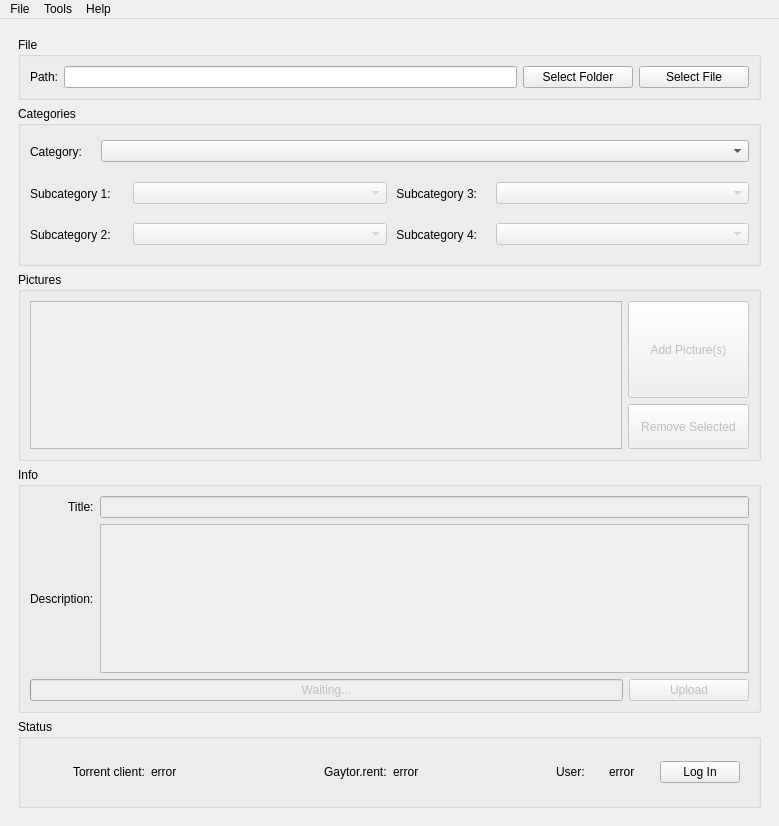
<?xml version="1.0" encoding="UTF-8"?>
<ui version="4.0">
 <class>MainWindow</class>
 <widget class="QMainWindow" name="MainWindow">
  <property name="geometry">
   <rect>
    <x>0</x>
    <y>0</y>
    <width>779</width>
    <height>826</height>
   </rect>
  </property>
  <property name="sizePolicy">
   <sizepolicy hsizetype="Expanding" vsizetype="Preferred">
    <horstretch>0</horstretch>
    <verstretch>0</verstretch>
   </sizepolicy>
  </property>
  <property name="minimumSize">
   <size>
    <width>0</width>
    <height>0</height>
   </size>
  </property>
  <property name="windowTitle">
   <string>GayTor.rent Upload Utility</string>
  </property>
  <property name="windowIcon">
   <iconset>
    <normaloff>../icon/guu.png</normaloff>../icon/guu.png</iconset>
  </property>
  <widget class="QWidget" name="centralwidget">
   <property name="minimumSize">
    <size>
     <width>627</width>
     <height>729</height>
    </size>
   </property>
   <layout class="QVBoxLayout" name="verticalLayout">
    <item>
     <widget class="QWidget" name="guu" native="true">
      <property name="minimumSize">
       <size>
        <width>0</width>
        <height>0</height>
       </size>
      </property>
      <layout class="QVBoxLayout" name="verticalLayout_5">
       <item>
        <widget class="QGroupBox" name="fileBox">
         <property name="minimumSize">
          <size>
           <width>0</width>
           <height>0</height>
          </size>
         </property>
         <property name="maximumSize">
          <size>
           <width>16777215</width>
           <height>16777215</height>
          </size>
         </property>
         <property name="title">
          <string>File</string>
         </property>
         <layout class="QVBoxLayout" name="verticalLayout_6">
          <item>
           <widget class="QWidget" name="widget_6" native="true">
            <layout class="QHBoxLayout" name="horizontalLayout_2">
             <property name="leftMargin">
              <number>0</number>
             </property>
             <property name="topMargin">
              <number>0</number>
             </property>
             <property name="rightMargin">
              <number>0</number>
             </property>
             <property name="bottomMargin">
              <number>0</number>
             </property>
             <item>
              <widget class="QLabel" name="pathLabel">
               <property name="text">
                <string>Path:</string>
               </property>
              </widget>
             </item>
             <item>
              <widget class="QLineEdit" name="path"/>
             </item>
             <item>
              <widget class="QPushButton" name="fldrSelBtn">
               <property name="minimumSize">
                <size>
                 <width>110</width>
                 <height>0</height>
                </size>
               </property>
               <property name="text">
                <string>Select Folder</string>
               </property>
              </widget>
             </item>
             <item>
              <widget class="QPushButton" name="fileSelBtn">
               <property name="minimumSize">
                <size>
                 <width>110</width>
                 <height>0</height>
                </size>
               </property>
               <property name="text">
                <string>Select File</string>
               </property>
              </widget>
             </item>
            </layout>
           </widget>
          </item>
         </layout>
        </widget>
       </item>
       <item>
        <widget class="QGroupBox" name="categoriesBox">
         <property name="minimumSize">
          <size>
           <width>0</width>
           <height>160</height>
          </size>
         </property>
         <property name="maximumSize">
          <size>
           <width>16777215</width>
           <height>165</height>
          </size>
         </property>
         <property name="title">
          <string>Categories</string>
         </property>
         <layout class="QVBoxLayout" name="verticalLayout_4">
          <item>
           <widget class="QWidget" name="catWidget1" native="true">
            <property name="maximumSize">
             <size>
              <width>16777215</width>
              <height>40</height>
             </size>
            </property>
            <layout class="QHBoxLayout" name="horizontalLayout">
             <property name="leftMargin">
              <number>0</number>
             </property>
             <property name="topMargin">
              <number>0</number>
             </property>
             <property name="rightMargin">
              <number>0</number>
             </property>
             <property name="bottomMargin">
              <number>0</number>
             </property>
             <item>
              <widget class="QLabel" name="catLabel">
               <property name="minimumSize">
                <size>
                 <width>65</width>
                 <height>31</height>
                </size>
               </property>
               <property name="maximumSize">
                <size>
                 <width>65</width>
                 <height>31</height>
                </size>
               </property>
               <property name="text">
                <string>Category:</string>
               </property>
              </widget>
             </item>
             <item>
              <widget class="QComboBox" name="category">
               <property name="minimumSize">
                <size>
                 <width>0</width>
                 <height>0</height>
                </size>
               </property>
              </widget>
             </item>
            </layout>
           </widget>
          </item>
          <item>
           <widget class="QWidget" name="catWidget2" native="true">
            <property name="minimumSize">
             <size>
              <width>0</width>
              <height>80</height>
             </size>
            </property>
            <layout class="QGridLayout" name="gridLayout">
             <property name="leftMargin">
              <number>0</number>
             </property>
             <property name="topMargin">
              <number>0</number>
             </property>
             <property name="rightMargin">
              <number>0</number>
             </property>
             <property name="bottomMargin">
              <number>0</number>
             </property>
             <property name="horizontalSpacing">
              <number>6</number>
             </property>
             <item row="0" column="0">
              <widget class="QLabel" name="sc1Label">
               <property name="minimumSize">
                <size>
                 <width>97</width>
                 <height>31</height>
                </size>
               </property>
               <property name="maximumSize">
                <size>
                 <width>97</width>
                 <height>31</height>
                </size>
               </property>
               <property name="text">
                <string>Subcategory 1:</string>
               </property>
              </widget>
             </item>
             <item row="0" column="1">
              <widget class="QComboBox" name="subcategory1">
               <property name="enabled">
                <bool>false</bool>
               </property>
               <property name="minimumSize">
                <size>
                 <width>0</width>
                 <height>0</height>
                </size>
               </property>
              </widget>
             </item>
             <item row="0" column="2">
              <widget class="QLabel" name="sc3Label">
               <property name="minimumSize">
                <size>
                 <width>97</width>
                 <height>31</height>
                </size>
               </property>
               <property name="maximumSize">
                <size>
                 <width>97</width>
                 <height>31</height>
                </size>
               </property>
               <property name="text">
                <string> Subcategory 3:</string>
               </property>
              </widget>
             </item>
             <item row="0" column="3">
              <widget class="QComboBox" name="subcategory3">
               <property name="enabled">
                <bool>false</bool>
               </property>
               <property name="minimumSize">
                <size>
                 <width>0</width>
                 <height>0</height>
                </size>
               </property>
              </widget>
             </item>
             <item row="1" column="0">
              <widget class="QLabel" name="sc2Label">
               <property name="minimumSize">
                <size>
                 <width>97</width>
                 <height>31</height>
                </size>
               </property>
               <property name="maximumSize">
                <size>
                 <width>97</width>
                 <height>31</height>
                </size>
               </property>
               <property name="text">
                <string>Subcategory 2:</string>
               </property>
              </widget>
             </item>
             <item row="1" column="1">
              <widget class="QComboBox" name="subcategory2">
               <property name="enabled">
                <bool>false</bool>
               </property>
               <property name="minimumSize">
                <size>
                 <width>0</width>
                 <height>0</height>
                </size>
               </property>
              </widget>
             </item>
             <item row="1" column="2">
              <widget class="QLabel" name="sc4Label">
               <property name="minimumSize">
                <size>
                 <width>97</width>
                 <height>31</height>
                </size>
               </property>
               <property name="maximumSize">
                <size>
                 <width>97</width>
                 <height>31</height>
                </size>
               </property>
               <property name="text">
                <string> Subcategory 4:</string>
               </property>
              </widget>
             </item>
             <item row="1" column="3">
              <widget class="QComboBox" name="subcategory4">
               <property name="enabled">
                <bool>false</bool>
               </property>
               <property name="minimumSize">
                <size>
                 <width>0</width>
                 <height>0</height>
                </size>
               </property>
              </widget>
             </item>
            </layout>
           </widget>
          </item>
         </layout>
        </widget>
       </item>
       <item>
        <widget class="QGroupBox" name="picturesBox">
         <property name="minimumSize">
          <size>
           <width>0</width>
           <height>144</height>
          </size>
         </property>
         <property name="title">
          <string>Pictures</string>
         </property>
         <layout class="QHBoxLayout" name="horizontalLayout_3">
          <item>
           <widget class="QListWidget" name="picTable">
            <property name="enabled">
             <bool>false</bool>
            </property>
            <property name="dragEnabled">
             <bool>true</bool>
            </property>
            <property name="dragDropMode">
             <enum>QAbstractItemView::DragDrop</enum>
            </property>
            <property name="selectionMode">
             <enum>QAbstractItemView::MultiSelection</enum>
            </property>
            <property name="selectionBehavior">
             <enum>QAbstractItemView::SelectRows</enum>
            </property>
            <property name="spacing">
             <number>2</number>
            </property>
            <property name="selectionRectVisible">
             <bool>true</bool>
            </property>
           </widget>
          </item>
          <item>
           <widget class="QWidget" name="picWidget" native="true">
            <property name="minimumSize">
             <size>
              <width>121</width>
              <height>103</height>
             </size>
            </property>
            <layout class="QVBoxLayout" name="verticalLayout_2">
             <property name="leftMargin">
              <number>0</number>
             </property>
             <property name="topMargin">
              <number>0</number>
             </property>
             <property name="rightMargin">
              <number>0</number>
             </property>
             <property name="bottomMargin">
              <number>0</number>
             </property>
             <item>
              <widget class="QPushButton" name="addPicBtn">
               <property name="enabled">
                <bool>false</bool>
               </property>
               <property name="sizePolicy">
                <sizepolicy hsizetype="Minimum" vsizetype="MinimumExpanding">
                 <horstretch>0</horstretch>
                 <verstretch>0</verstretch>
                </sizepolicy>
               </property>
               <property name="minimumSize">
                <size>
                 <width>120</width>
                 <height>60</height>
                </size>
               </property>
               <property name="maximumSize">
                <size>
                 <width>16777215</width>
                 <height>16777215</height>
                </size>
               </property>
               <property name="sizeIncrement">
                <size>
                 <width>2</width>
                 <height>1</height>
                </size>
               </property>
               <property name="text">
                <string>Add Picture(s)</string>
               </property>
              </widget>
             </item>
             <item>
              <widget class="QPushButton" name="rmPicBtn">
               <property name="enabled">
                <bool>false</bool>
               </property>
               <property name="sizePolicy">
                <sizepolicy hsizetype="Minimum" vsizetype="Minimum">
                 <horstretch>0</horstretch>
                 <verstretch>0</verstretch>
                </sizepolicy>
               </property>
               <property name="minimumSize">
                <size>
                 <width>120</width>
                 <height>45</height>
                </size>
               </property>
               <property name="sizeIncrement">
                <size>
                 <width>1</width>
                 <height>1</height>
                </size>
               </property>
               <property name="text">
                <string>Remove Selected</string>
               </property>
              </widget>
             </item>
            </layout>
           </widget>
          </item>
         </layout>
        </widget>
       </item>
       <item>
        <widget class="QGroupBox" name="infoBox">
         <property name="minimumSize">
          <size>
           <width>0</width>
           <height>210</height>
          </size>
         </property>
         <property name="maximumSize">
          <size>
           <width>16777215</width>
           <height>16777215</height>
          </size>
         </property>
         <property name="title">
          <string>Info</string>
         </property>
         <layout class="QVBoxLayout" name="verticalLayout_3">
          <item>
           <widget class="QWidget" name="widget" native="true">
            <layout class="QGridLayout" name="gridLayout_2">
             <property name="leftMargin">
              <number>0</number>
             </property>
             <property name="topMargin">
              <number>0</number>
             </property>
             <property name="rightMargin">
              <number>0</number>
             </property>
             <property name="bottomMargin">
              <number>0</number>
             </property>
             <item row="2" column="0" alignment="Qt::AlignRight">
              <widget class="QLabel" name="descLabel">
               <property name="text">
                <string>Description:</string>
               </property>
              </widget>
             </item>
             <item row="2" column="1">
              <widget class="QPlainTextEdit" name="description">
               <property name="enabled">
                <bool>false</bool>
               </property>
               <property name="maximumSize">
                <size>
                 <width>16777215</width>
                 <height>16777215</height>
                </size>
               </property>
              </widget>
             </item>
             <item row="1" column="1">
              <widget class="QLineEdit" name="title">
               <property name="enabled">
                <bool>false</bool>
               </property>
              </widget>
             </item>
             <item row="1" column="0" alignment="Qt::AlignRight">
              <widget class="QLabel" name="titleLabel">
               <property name="text">
                <string>Title:</string>
               </property>
              </widget>
             </item>
            </layout>
           </widget>
          </item>
          <item>
           <widget class="QWidget" name="widget_5" native="true">
            <property name="minimumSize">
             <size>
              <width>0</width>
              <height>0</height>
             </size>
            </property>
            <layout class="QHBoxLayout" name="horizontalLayout_8">
             <property name="leftMargin">
              <number>0</number>
             </property>
             <property name="topMargin">
              <number>0</number>
             </property>
             <property name="rightMargin">
              <number>0</number>
             </property>
             <property name="bottomMargin">
              <number>0</number>
             </property>
             <item>
              <widget class="QProgressBar" name="uploadStatus">
               <property name="enabled">
                <bool>false</bool>
               </property>
               <property name="maximum">
                <number>1</number>
               </property>
               <property name="value">
                <number>0</number>
               </property>
               <property name="format">
                <string>Waiting...</string>
               </property>
              </widget>
             </item>
             <item>
              <widget class="QPushButton" name="uploadBtn">
               <property name="enabled">
                <bool>false</bool>
               </property>
               <property name="minimumSize">
                <size>
                 <width>120</width>
                 <height>0</height>
                </size>
               </property>
               <property name="text">
                <string>Upload</string>
               </property>
              </widget>
             </item>
            </layout>
           </widget>
          </item>
         </layout>
        </widget>
       </item>
       <item>
        <widget class="QGroupBox" name="statusBox">
         <property name="minimumSize">
          <size>
           <width>0</width>
           <height>89</height>
          </size>
         </property>
         <property name="title">
          <string>Status</string>
         </property>
         <layout class="QHBoxLayout" name="horizontalLayout_7">
          <item>
           <widget class="QWidget" name="widget_2" native="true">
            <layout class="QHBoxLayout" name="horizontalLayout_6">
             <item alignment="Qt::AlignRight">
              <widget class="QLabel" name="statusLabel1">
               <property name="text">
                <string>Torrent client:</string>
               </property>
              </widget>
             </item>
             <item alignment="Qt::AlignLeft">
              <widget class="QLabel" name="statusLabel2">
               <property name="styleSheet">
                <string notr="true"/>
               </property>
               <property name="text">
                <string>error</string>
               </property>
              </widget>
             </item>
            </layout>
           </widget>
          </item>
          <item>
           <widget class="QWidget" name="widget_3" native="true">
            <layout class="QHBoxLayout" name="horizontalLayout_5">
             <item alignment="Qt::AlignRight">
              <widget class="QLabel" name="statusLabel3">
               <property name="text">
                <string>Gaytor.rent:</string>
               </property>
              </widget>
             </item>
             <item alignment="Qt::AlignLeft">
              <widget class="QLabel" name="statusLabel4">
               <property name="text">
                <string>error</string>
               </property>
              </widget>
             </item>
            </layout>
           </widget>
          </item>
          <item>
           <widget class="QWidget" name="widget_4" native="true">
            <layout class="QHBoxLayout" name="horizontalLayout_4">
             <item alignment="Qt::AlignRight">
              <widget class="QLabel" name="statusLabel5">
               <property name="text">
                <string>User:</string>
               </property>
              </widget>
             </item>
             <item alignment="Qt::AlignHCenter">
              <widget class="QLabel" name="statusLabel6">
               <property name="text">
                <string>error</string>
               </property>
              </widget>
             </item>
             <item alignment="Qt::AlignLeft">
              <widget class="QPushButton" name="loginBtn">
               <property name="text">
                <string>Log In</string>
               </property>
              </widget>
             </item>
            </layout>
           </widget>
          </item>
         </layout>
        </widget>
       </item>
      </layout>
     </widget>
    </item>
   </layout>
  </widget>
  <widget class="QMenuBar" name="menubar">
   <property name="geometry">
    <rect>
     <x>0</x>
     <y>0</y>
     <width>779</width>
     <height>22</height>
    </rect>
   </property>
   <widget class="QMenu" name="menuFile">
    <property name="title">
     <string>File</string>
    </property>
    <addaction name="actionNew"/>
    <addaction name="actionSave"/>
    <addaction name="actionOpen"/>
    <addaction name="separator"/>
    <addaction name="actionExit"/>
   </widget>
   <widget class="QMenu" name="menuTools">
    <property name="title">
     <string>Tools</string>
    </property>
    <addaction name="separator"/>
    <addaction name="actionOpen_WebUI"/>
    <addaction name="actionReload_categories"/>
    <addaction name="separator"/>
    <addaction name="actionPreferences"/>
   </widget>
   <widget class="QMenu" name="menuHelp">
    <property name="title">
     <string>Help</string>
    </property>
    <addaction name="actionAbout"/>
   </widget>
   <addaction name="menuFile"/>
   <addaction name="menuTools"/>
   <addaction name="menuHelp"/>
  </widget>
  <action name="actionNew">
   <property name="text">
    <string>New</string>
   </property>
   <property name="shortcut">
    <string>Ctrl+N</string>
   </property>
  </action>
  <action name="actionSave">
   <property name="text">
    <string>Save</string>
   </property>
   <property name="shortcut">
    <string>Ctrl+S</string>
   </property>
  </action>
  <action name="actionOpen">
   <property name="text">
    <string>Open</string>
   </property>
   <property name="shortcut">
    <string>Ctrl+O</string>
   </property>
  </action>
  <action name="actionOpen_WebUI">
   <property name="text">
    <string>Open client WebUI</string>
   </property>
  </action>
  <action name="actionReload_categories">
   <property name="text">
    <string>Reload categories</string>
   </property>
  </action>
  <action name="actionPreferences">
   <property name="text">
    <string>Preferences</string>
   </property>
   <property name="shortcut">
    <string>Ctrl+P</string>
   </property>
  </action>
  <action name="actionAbout">
   <property name="text">
    <string>About</string>
   </property>
  </action>
  <action name="actionExit">
   <property name="text">
    <string>Exit</string>
   </property>
   <property name="shortcut">
    <string>Ctrl+W</string>
   </property>
  </action>
 </widget>
 <resources/>
 <connections/>
</ui>
